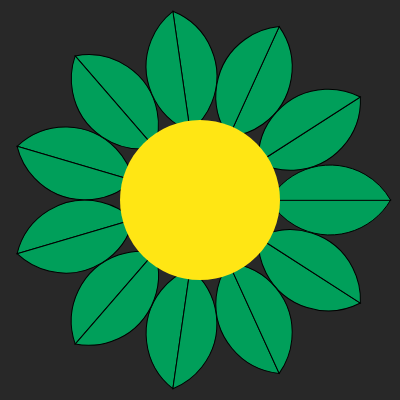
Frame 1 (no input)
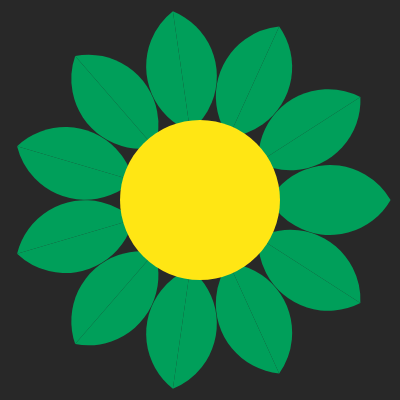
Frame 60 (no input)
Frame 120 (the mouse pressed at the canvas centre since frame 60): identical to frame 60, image omitted

The p5.js sketch that drew these frames (run headless with seeded random() and noise() and a simulated clock; from frame 60 on, the mouse is pressed at the canvas centre):

// p5.js sketch
// ── sketch.js
var rad = 140;
var xPos = 60 + rad / 2;
//var yPos=-35;
var yPos = -35;
var numLeafs = 11;

function setup() {
  createCanvas(400, 400);
}

function draw() {
  background(40);
  fill(0, 159, 90);
  for (var i = 0; i < numLeafs; i++) {
    push();
    translate(width / 2, height / 2);
    rotate(radians((i * 360) / numLeafs));
    arc(xPos, yPos, rad, rad, radians(30), radians(180 - 30), CHORD);
    arc(xPos, yPos + rad / 2, rad, rad, radians(180 + 30), radians(-30), CHORD);
    pop();
  }
  fill(350, 230, 20);
  ellipseMode(CENTER); // Set ellipseMode to CORNERS
  noStroke();
  ellipse(width / 2, height / 2, 160);
}
